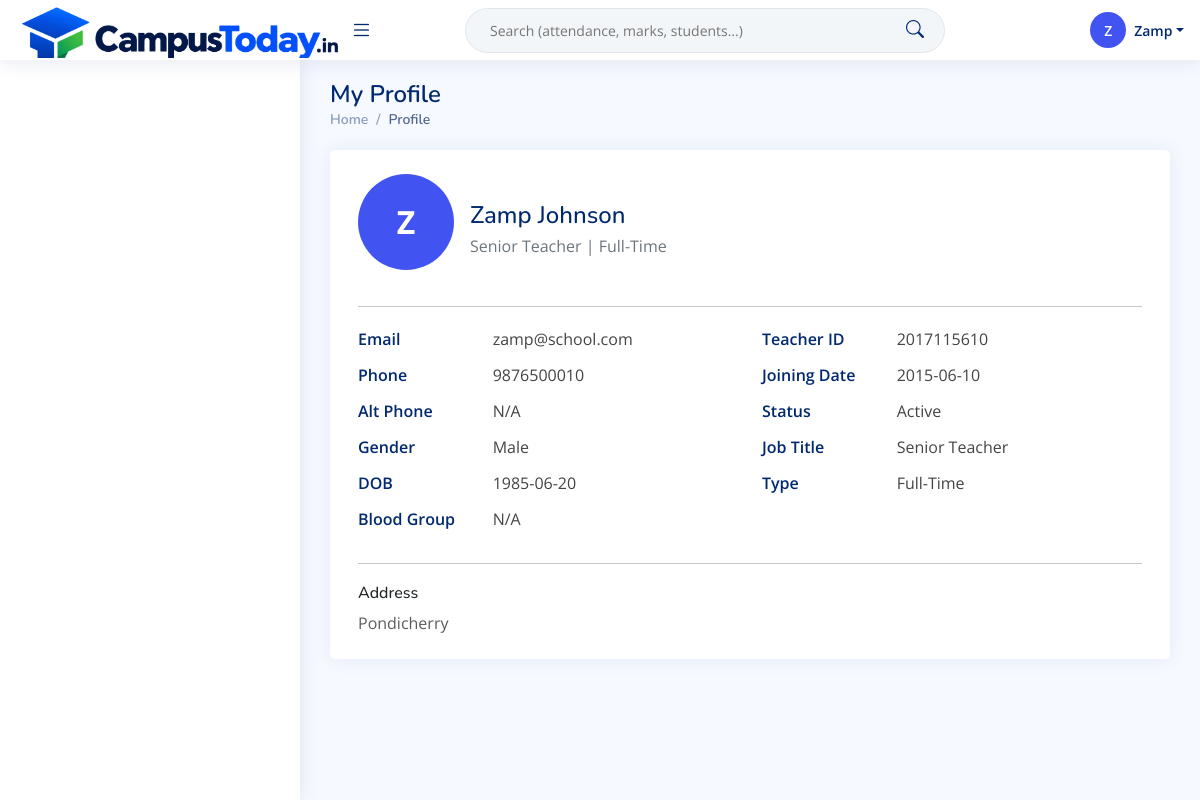
The app's page /teacher/teacher_profile.php (signed in) with its own data.
### tables this page shows
CREATE TABLE `teacher_info` (
  `teacher_id` varchar(20) NOT NULL,
  `first_name` varchar(50) DEFAULT NULL,
  `last_name` varchar(50) DEFAULT NULL,
  `gender` varchar(10) DEFAULT NULL,
  `date_of_birth` date DEFAULT NULL,
  `blood_group` varchar(5) DEFAULT NULL,
  `marital_status` varchar(10) DEFAULT NULL,
  `nationality` varchar(30) DEFAULT NULL,
  `phone` varchar(20) DEFAULT NULL,
  `alt_phone` varchar(20) DEFAULT NULL,
  `email` varchar(70) DEFAULT NULL,
  `address` varchar(200) DEFAULT NULL,
  `city` varchar(50) DEFAULT NULL,
  `state` varchar(50) DEFAULT NULL,
  `country` varchar(50) DEFAULT NULL,
  `postal_code` varchar(10) DEFAULT NULL,
  `date_of_joining` date DEFAULT NULL,
  `date_of_leaving` date DEFAULT NULL,
  `employment_status` varchar(20) DEFAULT 'Active',
  `job_title` varchar(50) DEFAULT NULL,
  `employee_type` varchar(20) DEFAULT NULL,
  `workload_hours` int(11) DEFAULT NULL,
  `reporting_to` varchar(20) DEFAULT NULL,
  `highest_qualification` varchar(100) DEFAULT NULL,
  `graduation_year` year(4) DEFAULT NULL,
  `university_name` varchar(100) DEFAULT NULL,
  `specialization` varchar(100) DEFAULT NULL,
  `certification` varchar(200) DEFAULT NULL,
  `photo_path` varchar(200) DEFAULT NULL,
  `resume_path` varchar(200) DEFAULT NULL,
  `id_proof_path` varchar(200) DEFAULT NULL,
  `basic_salary` decimal(10,2) DEFAULT NULL,
  `hra` decimal(10,2) DEFAULT NULL,
  `allowance_misc` decimal(10,2) DEFAULT NULL,
  `bank_account_number` varchar(30) DEFAULT NULL,
  `ifsc_code` varchar(20) DEFAULT NULL,
  `pan_number` varchar(20) DEFAULT NULL,
  `esi_number` varchar(20) DEFAULT NULL,
  `pf_number` varchar(20) DEFAULT NULL,
  `login_id` varchar(20) DEFAULT NULL,
  `created_at` timestamp NOT NULL DEFAULT current_timestamp(),
  `updated_at` timestamp NOT NULL DEFAULT current_timestamp() ON UPDATE current_timestamp()
);

### teacher/includes/teacher_auth.php (called while the page is built, shortened)
<?php
$teacherId = $_SESSION['id'];
$teacherName = $_SESSION['name'];

### teacher/teacher_profile.php (the view, shortened to what this page needs)
<?php
require_once __DIR__ . '/includes/teacher_auth.php';
$teacher_login_id = $teacherId;
$conn = db_mysqli();
$stmt = $conn->prepare('SELECT * FROM teacher_info WHERE teacher_id = ? LIMIT 1');
$stmt->bind_param('s', $teacher_login_id);
$stmt->execute();
$t = $stmt->get_result()->fetch_assoc();
$full_name     = trim(($t['first_name'] ?? '') . ' ' . ($t['last_name'] ?? ''));
$email         = (string)($t['email'] ?? 'N/A');
$phone         = (string)($t['phone'] ?? 'N/A');
$alt_phone     = (string)($t['alt_phone'] ?? 'N/A');
$gender        = (string)($t['gender'] ?? 'N/A');
$dob           = (string)($t['date_of_birth'] ?? 'N/A');
$blood_group   = (string)($t['blood_group'] ?? 'N/A');
$joining_date  = (string)($t['date_of_joining'] ?? 'N/A');
$employment    = (string)($t['employment_status'] ?? 'N/A');
$job_title     = (string)($t['job_title'] ?? 'Teacher');
$employee_type = (string)($t['employee_type'] ?? 'N/A');
$address       = (string)($t['address'] ?? 'N/A');
include __DIR__ . '/includes/teacher_header.php';
?>
<aside id="sidebar" class="sidebar">
</aside>
<main id="main" class="main portal-profile">
  <div class="pagetitle">
    <h1>My Profile</h1>
    <nav>
      <ol class="breadcrumb">
        <li class="breadcrumb-item"><a href="dashboard.php">Home</a></li>
        <li class="breadcrumb-item active">Profile</li>
      </ol>
    </nav>
  </div>
  <section class="section">
    <div class="card">
      <div class="card-body profile-hero">
        <div class="d-flex align-items-center gap-3 mb-2">
          <?= profile_avatar_html($full_name !== '' ? $full_name : $teacherName, 'profile-avatar profile-avatar-lg') ?>
          <div>
            <h2 class="mb-1"><?= e($full_name !== '' ? $full_name : $teacherName) ?></h2>
            <p class="subtitle"><?= e($job_title) ?> | <?= e($employee_type) ?></p>
          </div>
        </div>
        <hr>
        <div class="row">
          <div class="col-md-6">
            <dl class="row mb-0">
              <dt class="col-sm-4">Email</dt>
              <dd class="col-sm-8"><?= e($email) ?></dd>
              <dt class="col-sm-4">Phone</dt>
              <dd class="col-sm-8"><?= e($phone) ?></dd>
              <dt class="col-sm-4">Alt Phone</dt>
              <dd class="col-sm-8"><?= e($alt_phone) ?></dd>
              <dt class="col-sm-4">Gender</dt>
              <dd class="col-sm-8"><?= e($gender) ?></dd>
              <dt class="col-sm-4">DOB</dt>
              <dd class="col-sm-8"><?= e($dob) ?></dd>
              <dt class="col-sm-4">Blood Group</dt>
              <dd class="col-sm-8"><?= e($blood_group) ?></dd>
            </dl>
          </div>
          <div class="col-md-6">
            <dl class="row mb-0">
              <dt class="col-sm-4">Teacher ID</dt>
              <dd class="col-sm-8"><?= e($teacher_login_id) ?></dd>
              <dt class="col-sm-4">Joining Date</dt>
              <dd class="col-sm-8"><?= e($joining_date) ?></dd>
              <dt class="col-sm-4">Status</dt>
              <dd class="col-sm-8"><?= e($employment) ?></dd>
              <dt class="col-sm-4">Job Title</dt>
              <dd class="col-sm-8"><?= e($job_title) ?></dd>
              <dt class="col-sm-4">Type</dt>
              <dd class="col-sm-8"><?= e($employee_type) ?></dd>
            </dl>
          </div>
        </div>
        <hr>
        <h6 class="mb-2">Address</h6>
        <p class="mb-0 text-muted">
          <?= e($address) ?><br>
        </p>
      </div>
    </div>
  </section>
</main>
<?php include __DIR__ . '/includes/teacher_footer.php'; ?>

### teacher/includes/teacher_header.php (shortened to what this page needs)
<?php require_once __DIR__ . '/teacher_auth.php'; ?>
<!DOCTYPE html>
<html lang="en">
<head>
  <?php brand_head_tags(); ?>
  <?php portal_vendor_styles(); ?>
</head>
<body>
<header id="header" class="header fixed-top d-flex align-items-center">
  <div class="d-flex align-items-center justify-content-between">
    <?php brand_logo(app_url('teacher/dashboard.php')); ?>
    <i class="bi bi-list toggle-sidebar-btn"></i>
  </div>
  <div class="search-bar">
    <form class="search-form d-flex align-items-center" method="get" action="<?= e(app_url('search.php')) ?>">
      <input type="text" name="q" placeholder="Search (attendance, marks, students…)" title="Search">
      <button type="submit" title="Search"><i class="bi bi-search"></i></button>
    </form>
  </div>
  <nav class="header-nav ms-auto">
    <ul class="d-flex align-items-center">
      <li class="nav-item dropdown pe-3">
        <a class="nav-link nav-profile d-flex align-items-center pe-0" href="#" data-bs-toggle="dropdown" aria-expanded="false">
          <?= profile_avatar_html($teacherName) ?>
          <span class="d-none d-md-block dropdown-toggle ps-2"><?= e($teacherName) ?></span>
        </a>
      </li>
    </ul>
  </nav>
</header>

### config/app.php (shortened to what this page needs)
<?php
if (!function_exists('e')) {
    function e(string $value): string {
        return htmlspecialchars($value, ENT_QUOTES, 'UTF-8');
    }
}
function app_url(string $path = ''): string {
    $base = APP_BASE_PATH;
    $path = ltrim($path, '/');
    if ($base === '') {
        return '/' . $path;
    }
    return $base . '/' . $path;
}
function brand_asset_exists(string $relativePath): bool {
    $relativePath = ltrim(str_replace('\\', '/', trim($relativePath)), '/');
    $root = dirname(__DIR__);
    $fs = $root . DIRECTORY_SEPARATOR . str_replace('/', DIRECTORY_SEPARATOR, $relativePath);
    return is_file($fs);
}
function brand_asset_url(string $relativePath, string $fallbackPath = ''): string {
    if ($relativePath !== '' && brand_asset_exists($relativePath)) {
        return app_url($relativePath);
    }
    return '';
}
function brand_head_tags(): void {
    echo '<link rel="stylesheet" href="' . e(app_url('assets/css/brand.css')) . '">' . "\n";
}
function portal_vendor_styles(): void {
    echo '<link href="' . e(app_url('assets/vendor/bootstrap/css/bootstrap.min.css')) . '" rel="stylesheet">' . "\n";
    echo '<link href="' . e(app_url('assets/vendor/bootstrap-icons/bootstrap-icons.css')) . '" rel="stylesheet">' . "\n";
    echo '<link href="' . e(app_url('assets/vendor/boxicons/css/boxicons.min.css')) . '" rel="stylesheet">' . "\n";
    echo '<link href="' . e(app_url('assets/vendor/remixicon/remixicon.css')) . '" rel="stylesheet">' . "\n";
    echo '<link href="' . e(app_url('assets/vendor/simple-datatables/style.css')) . '" rel="stylesheet">' . "\n";
    echo '<link href="' . e(app_url('assets/css/style.css')) . '" rel="stylesheet">' . "\n";
    echo '<link rel="stylesheet" href="' . e(app_url('assets/css/portal.css')) . '">' . "\n";
}
function profile_avatar_html(string $name, string $class = 'profile-avatar'): string {
    $initial = strtoupper(substr(trim($name), 0, 1) ?: '?');
    return '<span class="' . e($class) . '" aria-hidden="true">' . e($initial) . '</span>';
}
function brand_logo(string $href, string $variant = 'header'): void {
    $wideUrl = brand_asset_url(BRAND_LOGO_WIDE_PATH);
    echo '<a href="' . e($href) . '" class="logo d-flex align-items-center app-brand">';
    if ($wideUrl !== '') {
        echo '<span class="app-brand-wide d-none d-lg-block" role="img" aria-label="' . e(APP_NAME) . '">';
        echo '<img src="' . e($wideUrl) . '" alt="' . e(APP_NAME) . '">';
        echo '</span>';
    }
    echo '</a>';
}

### teacher/includes/teacher_footer.php (shortened to what this page needs)
</body>
</html>

### assets/css/brand.css (style rules this page uses)
.app-brand { gap: 0.5rem; min-height: 0; align-items: center; background: transparent !important; }
.header > .d-flex.align-items-center { height: 100%; align-items: center !important; }
.header .logo.app-brand { display: flex; align-items: center; height: 60px; line-height: 1; margin: 0; padding: 0; background: transparent !important; width: auto !important; }
.header .logo.app-brand img { margin: 0 !important; vertical-align: middle; background: transparent !important; }
.header .app-brand-wide { height: 56px; background: transparent !important; }
.header .app-brand-wide img { max-height: 56px !important; height: 56px !important; width: auto !important; max-width: min(440px, 58vw) !important; object-fit: contain; object-position: left center; display: block; background: transparent !important; }
.app-brand-wide { display: inline-flex; align-items: center; justify-content: flex-start; height: 56px; line-height: 0; background: transparent !important; }
.app-brand-wide img { max-height: 56px; width: auto; max-width: min(440px, 58vw); object-fit: contain; object-position: left center; margin: 0; display: block; background: transparent !important; }
@media (min-width: 1200px) { .header .logo.app-brand { width: auto !important; min-width: 0; max-width: none !important; } }

### assets/css/style.css (style rules this page uses)
:root { scroll-behavior: smooth; }
body { font-family: "Open Sans", sans-serif; background: #f6f9ff; color: #444444; }
a { color: #4154f1; text-decoration: none; }
h1, h2, h3, h4, h5, h6 { font-family: "Nunito", sans-serif; }
#main { margin-top: 60px; padding: 20px 30px; transition: all 0.3s; }
.pagetitle { margin-bottom: 10px; }
.pagetitle h1 { font-size: 24px; margin-bottom: 0; font-weight: 600; color: #012970; }
.card { margin-bottom: 30px; border: none; border-radius: 5px; box-shadow: 0px 0 30px rgba(1, 41, 112, 0.1); }
.card-body { padding: 0 20px 20px 20px; }
.breadcrumb { font-size: 14px; font-family: "Nunito", sans-serif; color: #899bbd; font-weight: 600; }
.breadcrumb a { color: #899bbd; transition: 0.3s; }
.breadcrumb .breadcrumb-item::before { color: #899bbd; }
.breadcrumb .active { color: #51678f; font-weight: 600; }
.logo { line-height: 1; }
@media (min-width: 1200px) { .logo { width: 280px; } }
.logo img { max-height: 52px; margin-right: 6px; }
.logo span { font-size: 26px; font-weight: 700; color: #012970; font-family: "Nunito", sans-serif; }
.header { transition: all 0.5s; z-index: 997; height: 60px; box-shadow: 0px 2px 20px rgba(1, 41, 112, 0.1); background-color: #fff; padding-left: 20px; }
.header .toggle-sidebar-btn { font-size: 32px; padding-left: 10px; cursor: pointer; color: #012970; }
.header .search-bar { min-width: 360px; padding: 0 20px; }
.header .search-form { width: 100%; }
.header .search-form input { border: 0; font-size: 14px; color: #012970; border: 1px solid rgba(1, 41, 112, 0.2); padding: 7px 38px 7px 8px; border-radius: 3px; transition: 0.3s; width: 100%; }
.header .search-form button { border: 0; padding: 0; margin-left: -30px; background: none; }
.header .search-form button i { color: #012970; }
.header-nav ul { list-style: none; }
.header-nav>ul { margin: 0; padding: 0; }
.header-nav .nav-profile { color: #012970; }
.header-nav .nav-profile span { font-size: 14px; font-weight: 600; }
.sidebar { position: fixed; top: 60px; left: 0; bottom: 0; width: 300px; z-index: 996; transition: all 0.3s; padding: 20px; overflow-y: auto; scrollbar-width: thin; scrollbar-color: #aab7cf transparent; box-shadow: 0px 0px 20px rgba(1, 41, 112, 0.1); background-color: #fff; }
@media (min-width: 1200px) { #main, #footer { margin-left: 300px; } }

### records on screen
teacher_info: first_name+last_name "Zamp Johnson", job_title "Senior Teacher", employee_type "Full-Time", email "zamp@school.com", phone "9876500010", alt_phone "N/A", gender "Male", date_of_birth "1985-06-20", blood_group "N/A", date_of_joining "2015-06-10", employment_status "Active", address "Pondicherry"

### other values on screen
$initial "Z Z"
$teacherName "Zamp"
$teacher_login_id "2017115610"
